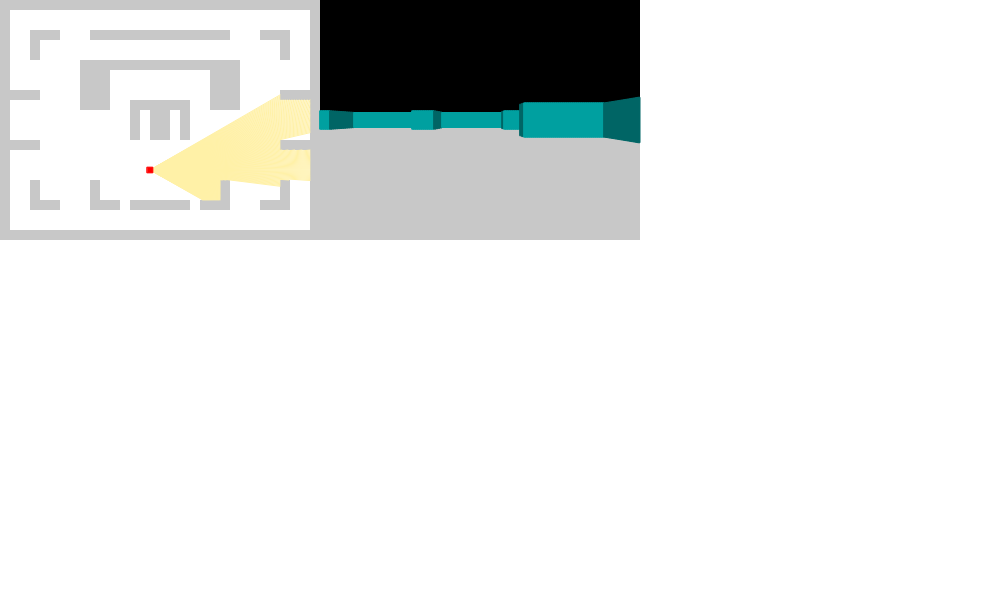
Frame 1 (no input)
Frame 60 (no input): identical to frame 1, image omitted
Frame 120 (the mouse pressed at the canvas centre since frame 60): identical to frame 1, image omitted

The p5.js sketch that drew this single still picture (run headless with seeded random() and noise() and a simulated clock; from frame 60 on, the mouse is pressed at the canvas centre):

// p5.js sketch
// ── sketch.js
// Ray Casting

var worldMap = [[1,1,1,1,1,1,1,1,1,1,1,1,1,1,1,1,1,1,1,1,1,1,1,1,1,1,1,1,1,1,1,1],
                [1,0,0,0,0,0,0,0,0,0,0,0,0,0,0,0,0,0,0,0,0,0,0,0,0,0,0,0,0,0,0,1],
                [1,0,0,0,0,0,0,0,0,0,0,0,0,0,0,0,0,0,0,0,0,0,0,0,0,0,0,0,0,0,0,1],
                [1,0,0,1,1,1,0,0,0,1,1,1,1,1,1,1,1,1,1,1,1,1,1,0,0,0,1,1,1,0,0,1],
                [1,0,0,1,0,0,0,0,0,0,0,0,0,0,0,0,0,0,0,0,0,0,0,0,0,0,0,0,1,0,0,1],
                [1,0,0,1,0,0,0,0,0,0,0,0,0,0,0,0,0,0,0,0,0,0,0,0,0,0,0,0,1,0,0,1],
                [1,0,0,0,0,0,0,0,1,1,1,1,1,1,1,1,1,1,1,1,1,1,1,1,0,0,0,0,0,0,0,1],
                [1,0,0,0,0,0,0,0,1,1,1,0,0,0,0,0,0,0,0,0,0,1,1,1,0,0,0,0,0,0,0,1],
                [1,0,0,0,0,0,0,0,1,1,1,0,0,0,0,0,0,0,0,0,0,1,1,1,0,0,0,0,0,0,0,1],
                [1,1,1,1,0,0,0,0,1,1,1,0,0,0,0,0,0,0,0,0,0,1,1,1,0,0,0,0,1,1,1,1],
                [1,0,0,0,0,0,0,0,1,1,1,0,0,1,1,1,1,1,1,0,0,1,1,1,0,0,0,0,0,0,0,1],
                [1,0,0,0,0,0,0,0,0,0,0,0,0,1,0,1,1,0,1,0,0,0,0,0,0,0,0,0,0,0,0,1],
                [1,0,0,0,0,0,0,0,0,0,0,0,0,1,0,1,1,0,1,0,0,0,0,0,0,0,0,0,0,0,0,1],
                [1,0,0,0,0,0,0,0,0,0,0,0,0,1,0,1,1,0,1,0,0,0,0,0,0,0,0,0,0,0,0,1],
                [1,1,1,1,0,0,0,0,0,0,0,0,0,0,0,0,0,0,0,0,0,0,0,0,0,0,0,0,1,1,1,1],
                [1,0,0,0,0,0,0,0,0,0,0,0,0,0,0,0,0,0,0,0,0,0,0,0,0,0,0,0,0,0,0,1],
                [1,0,0,0,0,0,0,0,0,0,0,0,0,0,0,0,0,0,0,0,0,0,0,0,0,0,0,0,0,0,0,1],
                [1,0,0,0,0,0,0,0,0,0,0,0,0,0,0,0,0,0,0,0,0,0,0,0,0,0,0,0,0,0,0,1],
                [1,0,0,1,0,0,0,0,0,1,0,0,0,0,0,0,0,0,0,0,0,0,1,0,0,0,0,0,1,0,0,1],
                [1,0,0,1,0,0,0,0,0,1,0,0,0,0,0,0,0,0,0,0,0,0,1,0,0,0,0,0,1,0,0,1],
                [1,0,0,1,1,1,0,0,0,1,1,1,0,1,1,1,1,1,1,0,1,1,1,0,0,0,1,1,1,0,0,1],
                [1,0,0,0,0,0,0,0,0,0,0,0,0,0,0,0,0,0,0,0,0,0,0,0,0,0,0,0,0,0,0,1],
                [1,0,0,0,0,0,0,0,0,0,0,0,0,0,0,0,0,0,0,0,0,0,0,0,0,0,0,0,0,0,0,1],
                [1,1,1,1,1,1,1,1,1,1,1,1,1,1,1,1,1,1,1,1,1,1,1,1,1,1,1,1,1,1,1,1]];

var mapWidth = worldMap[0].length, // in blocks
    mapHeight = worldMap.length;   // in blocks

var screenWidth = 320, // px
    screenHeight = 240;// px

var FOV = 60, // degrees
    resolution = 2, // pixels per strip
    numberOfRays = screenWidth / resolution;


function setup() {
  createCanvas(1000, 600);
  minimap = new Minimap(0, 0, 10);
  player = new Player(150, 170);
}

function draw() {
  noStroke();
  background(255);
  fill(255);
  rect(320,0,320,240);

  fill(0);
  rect(320,0,320,120);
  fill(200);
  rect(320,120,320,120);


  minimap.draw();
  //minimap.drawGrid();
  castRays();

  //castSingleRay(player.dir);
  player.update();
  player.draw();


}

function castRays() {
  var angleStep = FOV / numberOfRays; // 60 / 80 = 0.75
  var radianStep = (angleStep / 180) * PI // 0.013
  var initialAngle = player.dir - (0.5 * FOV / 180) * PI;
  stroke(0);

  for(var i = 0; i < numberOfRays; i++) {

    // make sure angle is between 0 and 2PI rads
    var newAngle = initialAngle + (radianStep * i);
    if(newAngle < 0) newAngle = (2 * PI) + newAngle;
    var distance = castSingleRay(newAngle);
    stroke("#FFF1A7");
    line(player.x, player.y, player.x + distance[0] * cos(newAngle), player.y + distance[0] * sin(newAngle));

    // render

    //console.log(distance);
    var z = (distance[0]/10);
    var z = z * cos(player.dir - newAngle);

    var wallHeight = 240/z;
    //console.log(wallHeight);
    if(wallHeight > 240) wallHeight = 240;
    //console.log(wallHeight);
    //if(wallHeight < -240) wallHeight = -240;
    //console.log("distance: " + distance + ", z: " + z + ", wall: " + wallHeight);
    //console.log(distance);

    fill("#01A1A1");
    stroke("#01A1A1");
    if(distance[1] == 0 || distance[1] == 1) {
          fill("#016666");
          stroke("#016666");
    }
    rect(320 + i * resolution, 120-(0.5 * wallHeight), resolution, wallHeight);




  }
}

function castSingleRay(angle) {

  // Moving right/left? up/down? Determined by
  // which quadrant the angle is in
  var right = angle > (3 * PI / 2) || (angle >= 0 && angle < PI / 2);
  var up = angle > PI && angle < 2 * PI;

  // HORIZONTAL WALL COLLISIONS
  /*var horizontalDistance = horizontalCollision(up, angle);
  console.log(horizontalDistance);
  stroke(200,0,0);
  line(player.x, player.y, player.x + horizontalDistance * cos(angle), player.y + horizontalDistance * sin(angle));*/
  var hCol = horizontalCollision(up, angle);
  var vCol = verticalCollision(right, angle);

  //console.log("(" + hCol + ", " + vCol + ")");

  //console.log("hCol: " + hCol + ", vCol: " + vCol);

  return (hCol[0] < vCol[0]) ? hCol : vCol;
}

function horizontalCollision(up, angle) {

  var x = floor(player.gridX);
  var y = up ? floor(player.gridY) : floor(player.gridY) + 1;

  var aY = y * minimap.scale;
  var aX = player.x - (player.y - aY) / tan(angle);

  var dX = minimap.scale / tan(angle);
  var dY = minimap.scale;

  var distance = [1000, 0]; // arbitrary large number
  var i = 0;

  // moving up
  if(up) {

    // while inside the map
    while((aY - i * dY) >= minimap.y) {

      // cordinate positions
      var posX = aX - i * dX;
      var posY = aY - i * dY;

      // grid positions
      var gX = floor(posX / minimap.scale);
      var gY = (posY/ minimap.scale) - 1;

      //fill(0, 0, 255);
      //ellipse(posX, posY, 4);
      if((gX < mapWidth) && (gY >= 0) && worldMap[gY][gX] != 0) {
        //fill(0,255,0);
        //rect(gX * 20, gY * 20, 20, 20);
                //ellipse(posX, posY, 4);
        distance = [dist(player.x, player.y, posX, posY), 0];
        break;
      }
      i++;
    }
    // moving down
  } else {

    while((aY + i * dY) <= minimap.y + mapHeight * minimap.scale) {

      var posX = aX + i * dX;
      var posY = aY + i * dY;

      var gX = floor(posX / minimap.scale);
      var gY = (posY)/ minimap.scale;

      //fill(0, 0, 255);
      //ellipse(posX, posY, 4);
      if((gX < mapWidth) && (gY >= 0) && worldMap[gY][gX] != 0) {
        //fill(0,255,255);
        //rect(gX * 20, gY * 20, 20, 20);
                //ellipse(posX, posY, 4);
        distance = [dist(player.x, player.y, posX, posY), 1];

        break;
      }
      i++;
    }
  }
  return distance;

  //line(player.x, player.y, player.x + 100 * cos(angle), player.y + 100 * sin(angle));
}

function verticalCollision(right, angle) {

  var x = right ? floor(player.gridX) + 1: floor(player.gridX);
  var y = floor(player.gridY);

  var aX = x * minimap.scale;
  var aY = player.y + (aX - player.x) * tan(angle);



  var dY = minimap.scale * tan(angle);
  var dX = minimap.scale;

  var distance = [1000, 0]; // arbitrary large number
  var i = 0;

    fill(255, 0, 255);

  // moving right
  if(right) {

    // while inside the map
    while((aX + i * dX) <= minimap.x + mapWidth * minimap.scale) {

      // cordinate positions
      var posX = aX + i * dX;
      var posY = aY + i * dY;

      // grid positions
      var gX = posX / minimap.scale;
      var gY = floor(posY/ minimap.scale);

      //fill(0,255,0);
      //rect(gX*20,gY*20,20,20);

      //ellipse(posX, posY, 4);

      //fill(0, 0, 255);
      //ellipse(posX, posY, 4);
      if((gX < mapWidth) && (gY >= 0) && (gY < mapHeight) && worldMap[gY][gX] != 0) {
        //fill(0,255,0);
        //rect(gX * 20, gY * 20, 20, 20);
                //ellipse(posX, posY, 4);
        distance = [dist(player.x, player.y, posX, posY), 2];
        break;
      }
      i++;
    }
  } else {

    // while inside the map
    while((aX - i * dX) >= minimap.x) {

      // cordinate positions
      var posX = aX - i * dX;
      var posY = aY - i * dY;

      // grid positions
      var gX = (posX / minimap.scale) - 1;
      var gY = floor(posY/ minimap.scale);

      //ellipse(posX, posY, 4);

      //fill(0, 0, 255);
      //ellipse(posX, posY, 4);
      if((gX >= 0) && (gY >= 0) && (gY < mapHeight) && worldMap[gY][gX] != 0) {
        //fill(0,255,0);
        //rect(gX * 20, gY * 20, 20, 20);
        distance = [dist(player.x, player.y, posX, posY), 3];
        //ellipse(posX, posY, 4);
        break;
      }
      i++;
    }
  }
  return distance;
}

function Player(x, y) {
  this.x = x + minimap.x;
  this.y = y + minimap.y;

  this.gridX = this.x / minimap.scale;
  this.gridY = this.y / minimap.scale;

  this.dir = 0; // angle

  this.rot = 0;
  this.speed = 0;

  this.moveSpeed = 0.5;
  this.rotSpeed = 2.5 * PI/180;

  this.radius = 4;

  this.draw = function() {
    var squareSize = (2 * this.radius) * (2 * this.radius);
    squareSize /= 2;
    squareSize = sqrt(squareSize);
    fill(255, 0, 0);
    stroke(255, 0, 0);
    rectMode(CENTER);
    rect(this.x, this.y, squareSize, squareSize);
    rectMode(CORNER);
    //noFill();
    //stroke(0);
    //ellipse(this.x, this.y, this.radius * 2);
    //line(this.x, this.y, this.x + 100 * cos(this.dir), this.y + 100 * sin(this.dir));
  }

  this.update = function() {

    // so player angle is always between 0 and 2PI rads
    this.dir += (this.rot > 0) ? this.rot * this.rotSpeed : 2 * PI + this.rot * this.rotSpeed;
    this.dir %= 2 * PI;

    newX = this.x + this.speed * this.moveSpeed * cos(this.dir);
    newY = this.y + this.speed * this.moveSpeed * sin(this.dir);

    if(!this.collision(newX, newY)) {
      this.x = newX;
      this.y = newY;
    }

    this.gridX = this.x / minimap.scale;
    this.gridY = this.y / minimap.scale;
  }

  this.collision = function(newX, newY) {
    if(newX - this.radius < minimap.x ||
       newX + this.radius > minimap.x + mapWidth * minimap.scale ||
       newY - this.radius < minimap.y ||
       newY + this.radius > minimap.y + mapHeight * minimap.scale) {
      return true;
    }
    return worldMap[floor((newY - minimap.y) / minimap.scale)][floor((newX - minimap.x) / minimap.scale)] != 0;
  }
}

function Minimap(x, y, scale) {
  this.x = x;
  this.y = y;
  this.scale = scale; // in pixels

  this.draw = function() {
    fill(255);
    noStroke();
    rect(this.x, this.y, mapWidth * this.scale, mapHeight * this.scale);

    fill(200);
    for(y = 0; y < mapHeight; y++) {
      for(x = 0; x < mapWidth; x++) {
        if(worldMap[y][x] != 0) {
          rect(this.x + x * this.scale, this.y + y * this.scale, this.scale, this.scale);
        }
      }
    }
  }

  this.drawGrid = function() {
    stroke(0);
    for(x = 0; x <= mapWidth; x++) {
      line(this.x + x * this.scale, this.y, this.x + x * this.scale, this.y + mapHeight * this.scale);
    }
    for(y = 0; y <= mapHeight; y++) {
      line(this.x, this.y + y * this.scale, this.x + mapWidth * this.scale, this.y + y * this.scale);
    }
  }
}

function keyPressed() {
  if(keyCode == UP_ARROW) player.speed = 1;
  if(keyCode == DOWN_ARROW) player.speed = -1;
  if(keyCode == LEFT_ARROW) player.rot = -1;
  if(keyCode == RIGHT_ARROW) player.rot = 1;
}

function keyReleased() {
  if(keyCode == UP_ARROW || keyCode == DOWN_ARROW) player.speed = 0;
  if(keyCode == LEFT_ARROW || keyCode == RIGHT_ARROW) player.rot = 0;
}

window.addEventListener("keydown", function(e) {
    // space and arrow keys
    if([32, 37, 38, 39, 40].indexOf(e.keyCode) > -1) {
        e.preventDefault();
    }
}, false);
